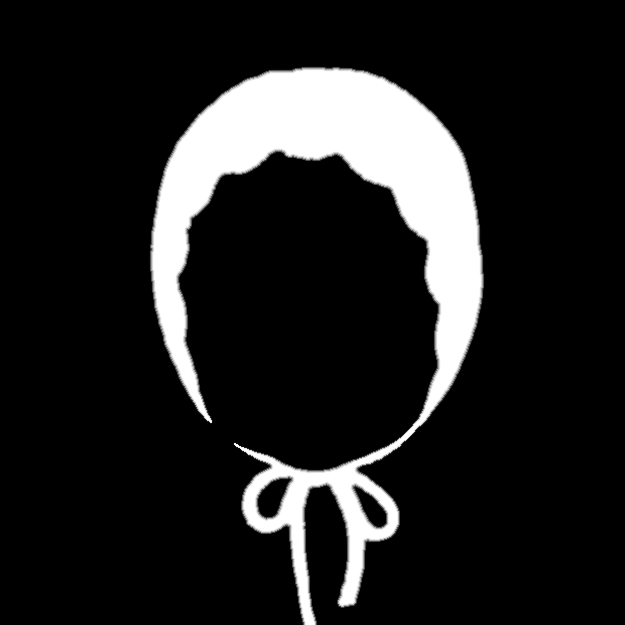
#> input picture bonnet-assets/assets/mask-front.png, 625 x 625 px, found by its file name
$ python 04_cells.py
#> lines starting #> are read from the running program, lines starting #| are printed output that depends on the picture; after the words box and inside, x2 and y2 are one past the last pixel; in counts of white or black regions, pixels touching at a corner belong together; long printed decimals are rounded
### bonnet-assets/scripts/common.py
import os
import numpy as np
from PIL import Image

ROOT = os.path.abspath(os.path.join(os.path.dirname(__file__), '..'))
SRC = os.path.abspath(os.path.join(ROOT, '..', 'public', 'prototypes', 'assets'))
COLORS = ['green', 'red', 'skyblue', 'yellow']
OUT = os.path.join(ROOT, 'out')
os.makedirs(OUT, exist_ok=True)


def load(color, angle='front', aligned=True):
    ap = os.path.join(OUT, f'aligned-{color}-{angle}.png')
    if aligned and os.path.exists(ap):
        return np.array(Image.open(ap).convert('RGB'))
    return np.array(Image.open(os.path.join(SRC, f'bonnet-{color}-{angle}.webp')).convert('RGB'))


def save_png(arr, path):
    Image.fromarray(arr).save(path, optimize=True)

### bonnet-assets/scripts/04_cells.py
"""Stitch cell map (front): polar cells following the brim rows.

Row field: crochet rounds run parallel to the (scalloped) brim, so row = floor(d_brim / ROW_H) where d_brim is the
distance to the face opening (hair/face side of the bonnet). Each row is split into angular sectors (angle about the
face-opening centroid) with equal pixel counts so cells are ~CELL px square. Rows are therefore scalloped like the brim.
Ties (below the chin line) continue the row index with geodesic distance from the crown along the string.
Cells are split by connected components (the two bow loops share row/sector keys), tiny cells merged.

Outputs: out/cells-front.png  RGBA 8-bit lossless: R=id low byte, G=id high byte, B=row index, A=255 where a cell is
         defined (= feather support, so feathered edge pixels also have an id; the soft mask is mask-front.png)
         out/cells-front.json   per-cell table {id, cx, cy, area, row, sector, jitter} + params
         out/cells-front-vis.png false colour for review (+ rows)"""
import sys, os, json
import cv2
import numpy as np
from scipy import ndimage as ndi
from skimage.graph import MCP_Geometric
sys.path.insert(0, os.path.dirname(os.path.abspath(__file__)))
from common import *

CROWN = (317, 96)          # (x, y): centre of the top shell fan, px in the 625 photo
FACE_SEED = (320, 330)     # a pixel inside the face opening
CLOSE_LINES = [((211, 422), (234, 444))]   # gap between left cheek wall and chin strap
TIE_Y = 435                # below this y the mask is ties
ROW_H = 13.0               # px per row (cell height)
CELL = 13.0                # target cell side (px)
MIN_CELL = 40              # px; smaller fragments are merged into a neighbour
SEED = 7

alpha = np.array(Image.open(os.path.join(OUT, 'mask-front.png')))
#> alpha is the input picture: shape (625, 625); min 0, max 255, mean 32.9
hard = (np.array(Image.open(os.path.join(OUT, 'mask-front-hard.png'))) > 127)
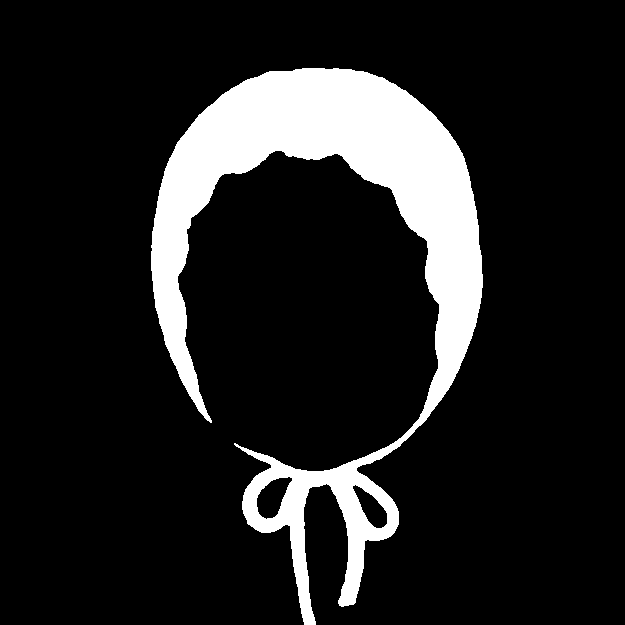
#> input picture bonnet-assets/assets/mask-front-hard.png, 625 x 625 px, found by its file name
#> hard: shape (625, 625) bool; 13% white; 1 white region, box (x1, y1, x2, y2) and area: (151, 68, 483, 625) 50767
H, W = hard.shape
#> H = 625; W = 625
support = alpha > 0
#> support: shape (625, 625) bool; 14.3% white; 1 white region, box (x1, y1, x2, y2) and area: (149, 66, 485, 625) 55897

# ---- face opening: close the bottom, take the enclosed hole that contains FACE_SEED
# bridge small gaps in the chin strap so the opening is an enclosed hole
bridged = cv2.morphologyEx(hard.astype(np.uint8), cv2.MORPH_CLOSE, cv2.getStructuringElement(cv2.MORPH_ELLIPSE, (41, 41))) > 0
#> bridged: shape (625, 625) bool; 14.2% white; 1 white region, box (x1, y1, x2, y2) and area: (151, 68, 483, 625) 55502
bridged |= hard
# the left cheek wall ends ~30px short of the chin strap (tips don't close morphologically): bridge with a line
bb = bridged.astype(np.uint8)
for (p0, p1) in CLOSE_LINES:
    cv2.line(bb, p0, p1, 1, 3)
#> bb: shape (625, 625); values 0 (black) and 1 (white), 14.2% white; 1 white region, box (x1, y1, x2, y2) and area: (151, 68, 483, 625) 55637
bridged = bb > 0
lab, _ = ndi.label(~bridged)
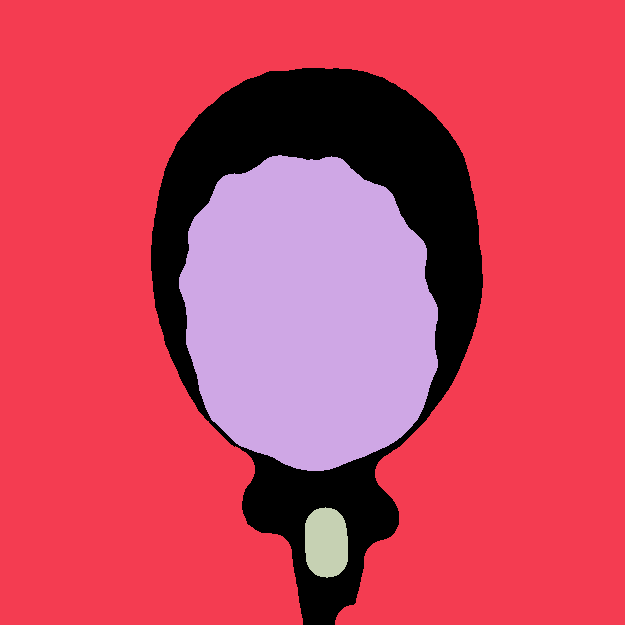
#> lab: shape (625, 625) int32; 4 distinct labels, from 0 to 3; one colour per label, 0 black
face_open = lab == lab[FACE_SEED[1], FACE_SEED[0]]
#> face_open: shape (625, 625) bool; 16.5% white; 1 white region, box (x1, y1, x2, y2) and area: (179, 155, 438, 471) 64286
assert 20000 < face_open.sum() < 80000, face_open.sum()
d_brim = ndi.distance_transform_edt(~face_open)
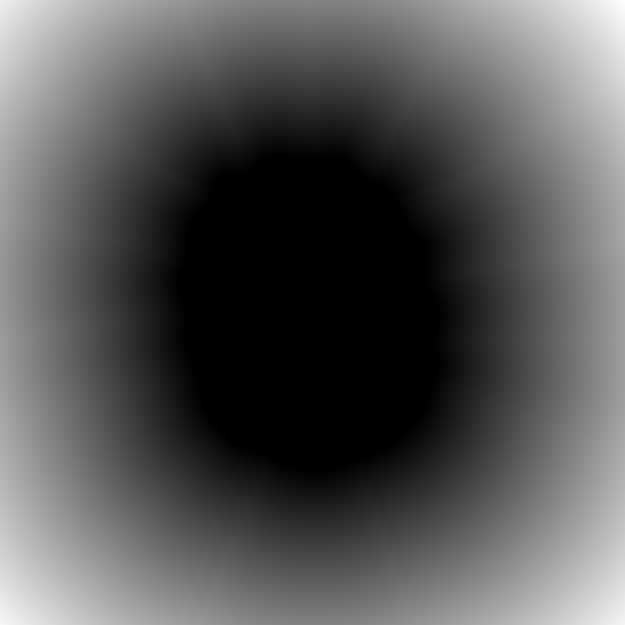
#> d_brim: shape (625, 625) float64; min 0, max 302.4, mean 102.5; drawn with min black and max white
cy0, cx0 = [float(v) for v in ndi.center_of_mass(face_open)]
#> cy0 = 312.5; cx0 = 308.2
print('face opening centroid (x,y)=(%.1f,%.1f) area=%d' % (cx0, cy0, face_open.sum()))
#| face opening centroid (x,y)=(308.2,312.5) area=64286

# ---- geodesic distance from crown inside the mask (for ties)
cost = np.where(support, 1.0, 1e4)
mcp = MCP_Geometric(cost)
d_c, _ = mcp.find_costs([(CROWN[1], CROWN[0])])
yy, xx = np.mgrid[0:H, 0:W]
# ties = thin parts: what survives neither a 6px-radius opening (+3px regrow) of the mask; keep large leftovers only
core = cv2.dilate(cv2.morphologyEx(hard.astype(np.uint8), cv2.MORPH_OPEN, cv2.getStructuringElement(cv2.MORPH_ELLIPSE, (13, 13))),
                  cv2.getStructuringElement(cv2.MORPH_ELLIPSE, (7, 7))).astype(bool)
#> core: shape (625, 625) bool; 14.4% white; 2 white regions, box (x1, y1, x2, y2) and area: (148, 65, 486, 409) 45861, (239, 458, 398, 609) 10428
left = support & ~core
#> left: shape (625, 625) bool; 0.59% white; 6 white regions (1 under 20 px), largest, box (x1, y1, x2, y2) and area: (352, 403, 436, 468) 925, (296, 586, 318, 625) 548, (188, 392, 213, 424) 310, (233, 442, 277, 465) 308, (384, 506, 401, 529) 198
ll, ln = ndi.label(left, structure=np.ones((3, 3)))
#> ll: shape (625, 625) int32; 7 distinct labels, from 0 to 6
#> ln = 6
big = [i for i in range(1, ln + 1) if (ll == i).sum() > 300]
#> big = [1, 2, 3, 5]
tie = np.isin(ll, big)
#> tie: shape (625, 625) bool; 0.54% white; 4 white regions, box (x1, y1, x2, y2) and area: (352, 403, 436, 468) 925, (296, 586, 318, 625) 548, (188, 392, 213, 424) 310, (233, 442, 277, 465) 308
body = support & ~tie
#> body: shape (625, 625) bool; 13.8% white; 2 white regions, box (x1, y1, x2, y2) and area: (149, 66, 485, 409) 44099, (240, 459, 401, 608) 9707

row = np.zeros((H, W), np.int32)
row[body] = np.floor(d_brim[body] / ROW_H).astype(np.int32)
#> row: shape (625, 625) int32; 11 distinct labels, from 0 to 10
nbody_rows = int(row[body].max()) + 1
#> nbody_rows = 11
if tie.any():
    dmin = d_c[tie].min()
#> dmin = 362.1
    row[tie] = nbody_rows + np.floor((d_c[tie] - dmin) / ROW_H).astype(np.int32)
#> row: shape (625, 625) int32; 28 distinct labels, from 0 to 33

# ---- sectors
theta = np.arctan2(xx - cx0, -(yy - cy0))        # 0 = up, +90 = right, +-180 = down
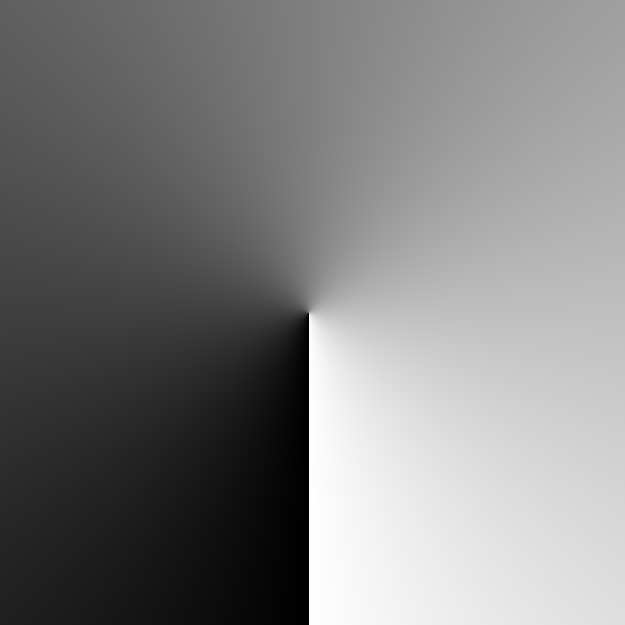
#> theta: shape (625, 625) float64; min -3.14, max 3.14, mean 0.0176; drawn with min black and max white
sector = np.zeros((H, W), np.int32)
rows_present = np.unique(row[body])
#> rows_present = [0, 1, 2, 3, 4, 5, 6, 7, 8, 9, 10]
nsec = {}
for k in rows_present:
    m = body & (row == k)
    n = int(m.sum())
    length = n / ROW_H
    N = max(1, int(round(length / CELL)))
    nsec[int(k)] = N
    th = theta[m]
    order = np.argsort(th, kind='stable')
    ranks = np.empty(n, np.int32); ranks[order] = np.arange(n)
    sector[m] = np.minimum((ranks * N) // n, N - 1)
#> this loop made 11 passes
#> (n, length, N) on passes 1 to 11: (10736, 825.8, 64), (9969, 766.8, 59), (8648, 665.2, 51), (7387, 568.2, 44), (6435, 495, 38), (5360, 412.3, 32), (3546, 272.8, 21), (714, 54.92, 4), (508, 39.08, 3), (324, 24.92, 2), (179, 13.77, 1)
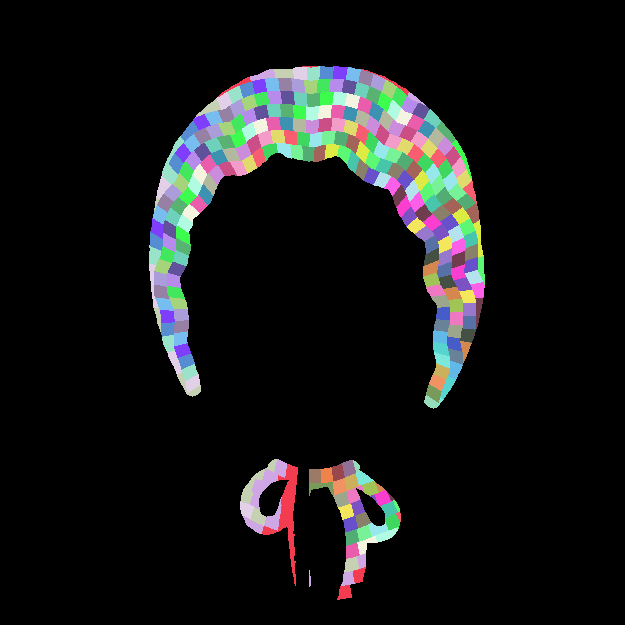
#> sector: shape (625, 625) int32; 64 distinct labels, from 0 to 63; one colour per label, 0 black
#> after the loop, nsec = 11 items
# ties: a single sector across the string, rows run along it

# ---- cell ids: (row, sector) key -> connected components
key = np.where(support, row * 1000 + sector + 1, 0)
ids = np.zeros((H, W), np.int32)
nid = 0
for kv in np.unique(key[key > 0]):
    m = key == kv
    l, n = ndi.label(m, structure=np.ones((3, 3)))   # 8-connected
    for i in range(1, n + 1):
        nid += 1
        ids[l == i] = nid
#> this loop made 336 passes
#> n on passes 1 to 3: 1, 1, 1
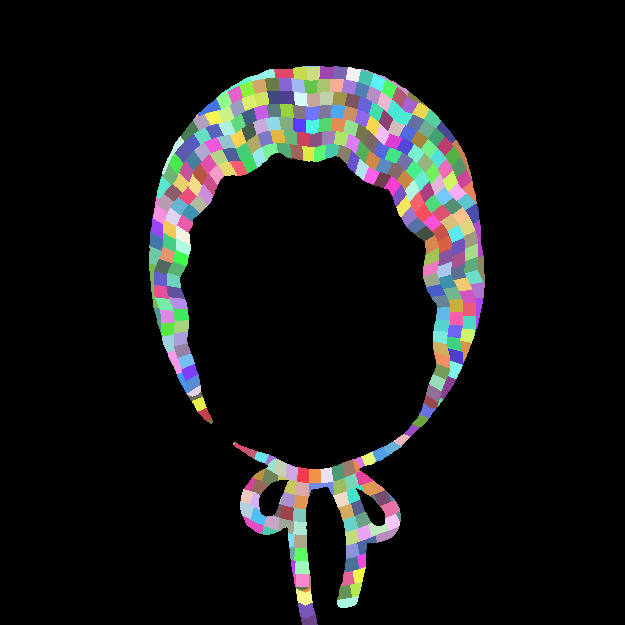
#> ids: shape (625, 625) int32; 373 distinct labels, from 0 to 372; one colour per label, 0 black
#> m: shape (625, 625) bool; 0.03% white; 1 white region, box (x1, y1, x2, y2) and area: (300, 614, 318, 625) 130
#> after the loop, nid = 372
# merge tiny cells into the neighbour sharing the longest border
def merge_tiny(ids):
    changed = True
    while changed:
        changed = False
        areas = np.bincount(ids.ravel())
        tiny = [i for i in range(1, len(areas)) if 0 < areas[i] < MIN_CELL]
        for i in tiny:
            m = ids == i
            ring = cv2.dilate(m.astype(np.uint8), np.ones((3, 3), np.uint8)).astype(bool) & ~m & (ids > 0)
            if not ring.any():
                continue
            nb = np.bincount(ids[ring], minlength=len(areas)); nb[i] = 0
            if nb.max() == 0:
                continue
            ids[m] = int(nb.argmax()); changed = True
#> ids: shape (625, 625) int32; 348 distinct labels, from 0 to 372
    return ids
ids = merge_tiny(ids)
# compact ids to 1..N
u = np.unique(ids[ids > 0]); remap = np.zeros(ids.max() + 1, np.int32); remap[u] = np.arange(1, len(u) + 1)
#> after `u = np.unique(ids[ids > 0])`: u = 347 values from 1 to 372
#> after `remap = np.zeros(ids.max() + 1, np.int32)`: remap = 373 values from 0 to 0
ids = remap[ids]
#> ids: shape (625, 625) int32; 348 distinct labels, from 0 to 347
N = int(ids.max())
#> N = 347
assert N < 65535
print('cells:', N, 'body rows:', nbody_rows, 'total rows:', int(row[support].max()) + 1)
#| cells: 347 body rows: 11 total rows: 34

# ---- table
rng = np.random.default_rng(SEED)
jit = rng.random(N + 1)
#> jit = 348 values, max 0.997 at index 295, min 0.00373 at index 37, mean 0.507
cells = []
areas = np.bincount(ids.ravel(), minlength=N + 1)
#> areas = 348 values, max 334728 at index 0, min 44 at index 176, mean 1122.5
cx = ndi.mean(xx.astype(np.float64), ids, range(1, N + 1))
#> cx = 347 values, max 481.1 at index 258, min 152.4 at index 131, mean 325.9
cy = ndi.mean(yy.astype(np.float64), ids, range(1, N + 1))
#> cy = 347 values, max 620.2 at index 346, min 72.23 at index 302, mean 264.4
# row/sector per cell = mode
rowmax = ndi.maximum(row, ids, range(1, N + 1))
#> rowmax = 347 values, max 33 at index 346, min 0 at index 0, mean 3.55
for i in range(1, N + 1):
    cells.append({'id': i, 'cx': round(float(cx[i - 1]), 2), 'cy': round(float(cy[i - 1]), 2), 'area': int(areas[i]),
                  'row': int(rowmax[i - 1]), 'jitter': round(float(jit[i]), 4)})
#> after the loop, cells = 347 items
a = areas[1:]
#> a = 347 values, max 277 at index 323, min 44 at index 175, mean 161.1
sides = np.sqrt(a)
#> sides = 347 values, max 16.64 at index 323, min 6.63 at index 175, mean 12.63
stats = {'cells': N, 'area_px_mean': float(a.mean()), 'area_px_median': float(np.median(a)), 'area_px_p5': float(np.percentile(a, 5)),
         'area_px_p95': float(np.percentile(a, 95)), 'side_px_median': float(np.median(sides)),
         'side_px_p5': float(np.percentile(sides, 5)), 'side_px_p95': float(np.percentile(sides, 95)),
         'body_rows': nbody_rows, 'tie_rows': int(row[support].max()) + 1 - nbody_rows}
print(json.dumps(stats))
#| {"cells": 347, "area_px_mean": 161.086, "area_px_median": 168.0, "area_px_p5": 91.6, "area_px_p95": 170.7, "side_px_median": 12.961, "side_px_p5": 9.571, "side_px_p95": 13.065, "body_rows": 11, "tie_rows": 23}
json.dump({'params': {'crown': CROWN, 'face_open_centroid': [round(cx0, 1), round(cy0, 1)], 'row_h': ROW_H, 'cell': CELL,
                      'tie_y': TIE_Y, 'size': [W, H], 'seed': SEED}, 'stats': stats, 'cells': cells},
          open(os.path.join(OUT, 'cells-front.json'), 'w'), separators=(',', ':'))

rgba = np.zeros((H, W, 4), np.uint8)
rgba[..., 0] = ids & 255; rgba[..., 1] = (ids >> 8) & 255
rgba[..., 2] = np.where(support, np.minimum(row, 255), 0).astype(np.uint8)
#> rgba: shape (625, 625, 4); mean of channels 0, 1, 2, 3 15.4, 0, 0.5, 0
rgba[..., 3] = np.where(ids > 0, 255, 0)
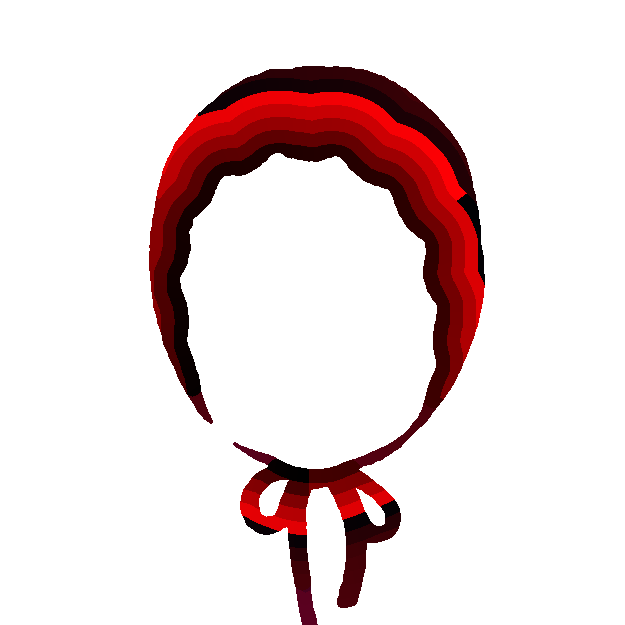
#> rgba: shape (625, 625, 4); mean of channels 0, 1, 2, 3 15.4, 0, 0.5, 36.5; transparent parts drawn white
Image.fromarray(rgba, 'RGBA').save(os.path.join(OUT, 'cells-front.png'), optimize=True)

# ---- false colour visualisation (on faded yellow photo)
base = load('yellow').astype(np.float32)
#> (the run stopped early here; a loop or call above may not have finished)
